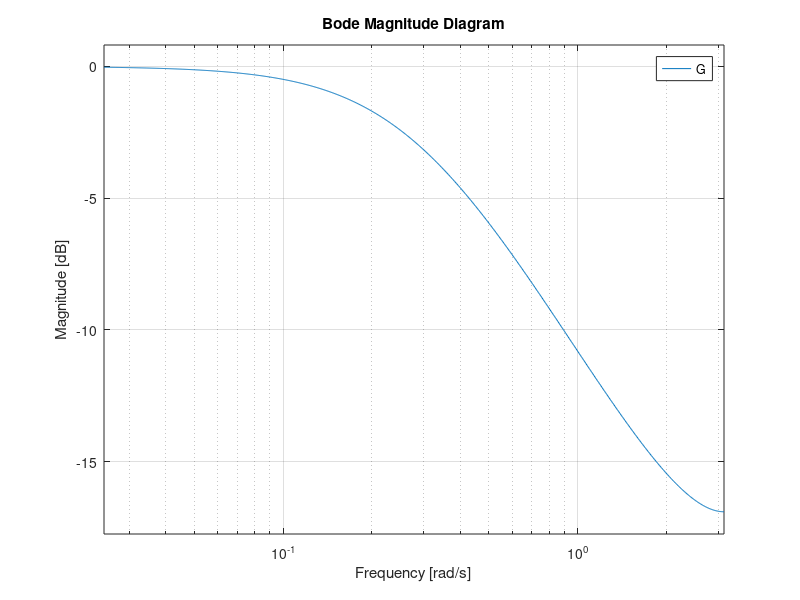
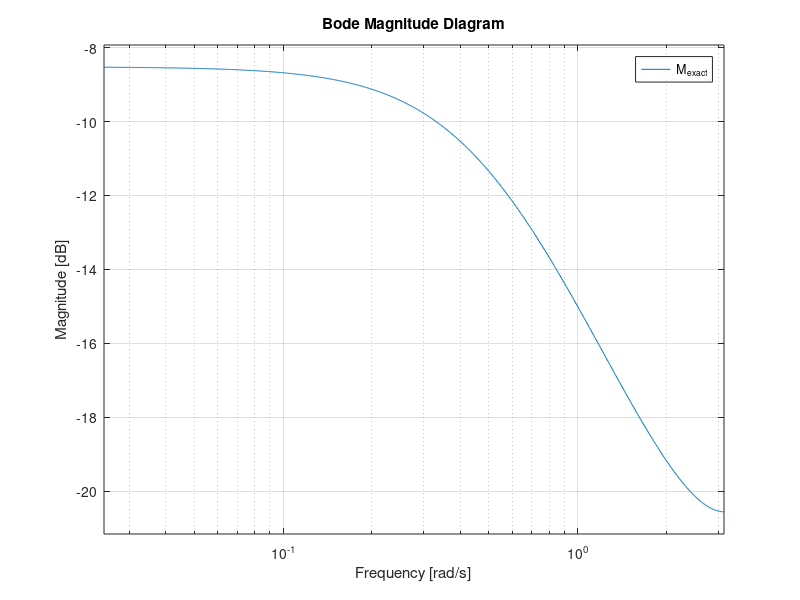
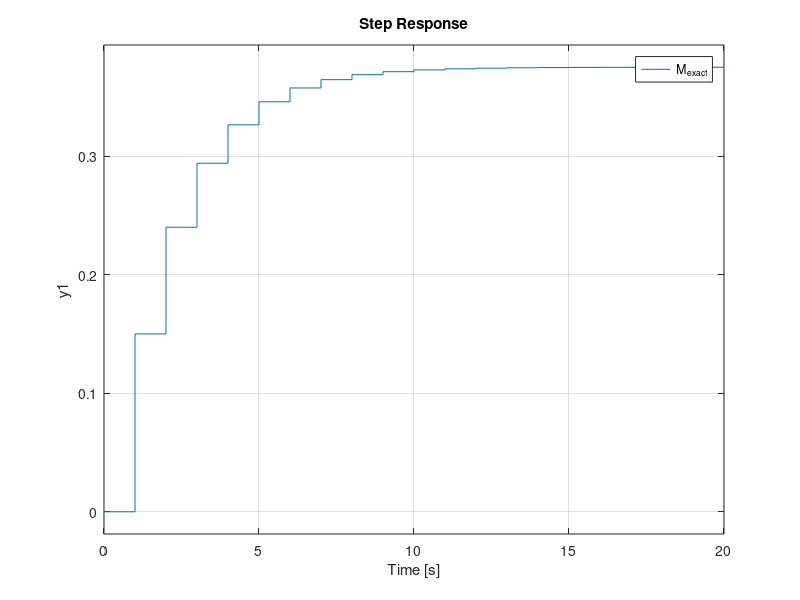

MATLAB code for these plots, in order:
clear
close all

Ts = 1;
Fs = 1/Ts;

qinv = tf([0 1],1,Ts,'Variable','q^-1');
a = -0.75;
G = tf([0,1+a],[1,a],Ts,'Variable','q^-1');

figure
bodemag(G,{2*pi*Ts/255,pi*Ts})

Kp = 0.6;
Ki = 0.3;
K_exact = Kp+Ki*qinv/(1-qinv);

rho_actual = tfdata(K_exact);
rho_actual = rho_actual{1}.';

M_exact = feedback(K_exact*G,1);

fprintf("DC gain G = %2.2f\n",dcgain(G))
fprintf("DC gain M = %2.2f\n",dcgain(M_exact))

figure
bodemag(M_exact,{2*pi*Ts/255,pi*Ts})
legend("M_{exact}")

figure
step(M_exact)
legend("M_{exact}")

save('System_data','M_exact','K_exact','G','Ts','qinv')
save('rho_actual','rho_actual')